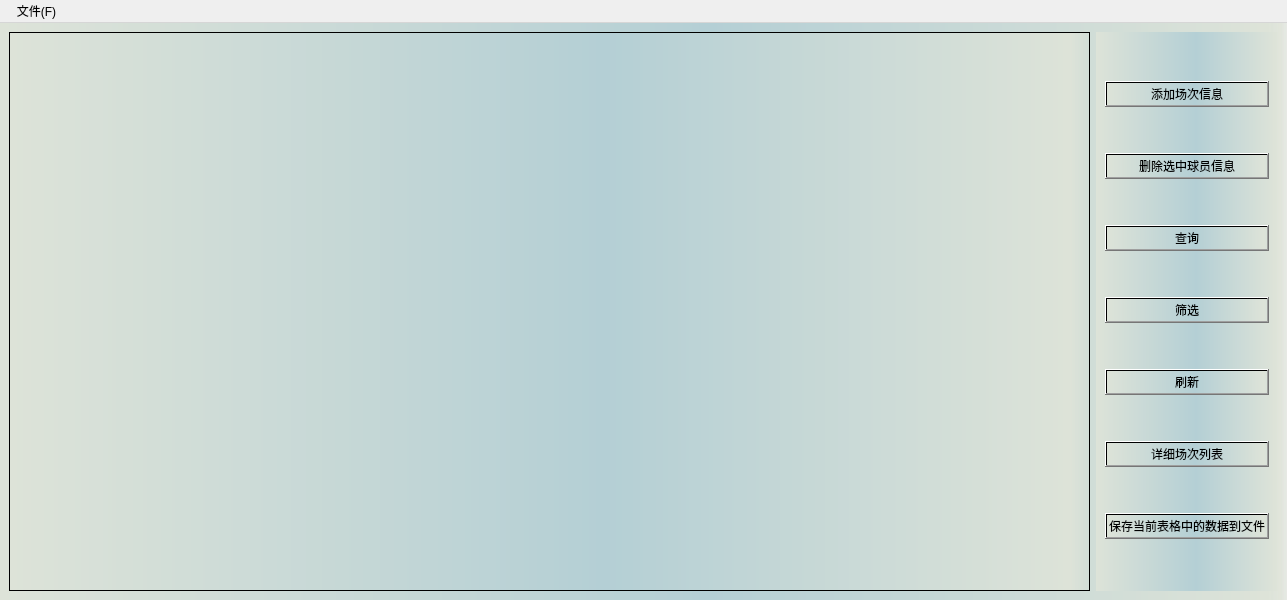
<?xml version="1.0" encoding="UTF-8"?>
<ui version="4.0">
 <class>MainWindow</class>
 <widget class="QMainWindow" name="MainWindow">
  <property name="geometry">
   <rect>
    <x>0</x>
    <y>0</y>
    <width>1287</width>
    <height>600</height>
   </rect>
  </property>
  <property name="windowTitle">
   <string>MainWindow</string>
  </property>
  <property name="windowIcon">
   <iconset resource="resouse.qrc">
    <normaloff>:/icon.jpg</normaloff>:/icon.jpg</iconset>
  </property>
  <widget class="QWidget" name="centralwidget">
   <layout class="QHBoxLayout" name="horizontalLayout_5">
    <property name="spacing">
     <number>0</number>
    </property>
    <property name="leftMargin">
     <number>0</number>
    </property>
    <property name="topMargin">
     <number>0</number>
    </property>
    <property name="rightMargin">
     <number>0</number>
    </property>
    <property name="bottomMargin">
     <number>0</number>
    </property>
    <item>
     <widget class="QStackedWidget" name="stackedWidget">
      <property name="styleSheet">
       <string notr="true">background-color:qlineargradient(spread:pad, x1:0, y1:0, x2:1, y2:0, stop:0 rgba(221, 227, 216, 255), stop:0.55 rgba(180, 207, 213, 255), stop:0.98 rgba(221, 227, 216, 255), stop:1 rgba(180, 207, 213, 0))</string>
      </property>
      <property name="currentIndex">
       <number>0</number>
      </property>
      <widget class="QWidget" name="page">
       <layout class="QHBoxLayout" name="horizontalLayout_3">
        <property name="spacing">
         <number>0</number>
        </property>
        <property name="leftMargin">
         <number>0</number>
        </property>
        <property name="topMargin">
         <number>0</number>
        </property>
        <property name="rightMargin">
         <number>0</number>
        </property>
        <property name="bottomMargin">
         <number>0</number>
        </property>
        <item>
         <widget class="QWidget" name="widget" native="true">
          <layout class="QHBoxLayout" name="horizontalLayout">
           <item>
            <widget class="QTableView" name="tableView"/>
           </item>
           <item>
            <widget class="QWidget" name="widget_2" native="true">
             <layout class="QVBoxLayout" name="verticalLayout">
              <item>
               <widget class="QPushButton" name="pushButton">
                <property name="text">
                 <string>添加场次信息</string>
                </property>
               </widget>
              </item>
              <item>
               <widget class="QPushButton" name="pushButton_3">
                <property name="text">
                 <string>删除选中球员信息</string>
                </property>
               </widget>
              </item>
              <item>
               <widget class="QPushButton" name="pushButton_4">
                <property name="text">
                 <string>查询</string>
                </property>
               </widget>
              </item>
              <item>
               <widget class="QPushButton" name="pushButton_5">
                <property name="text">
                 <string>筛选</string>
                </property>
               </widget>
              </item>
              <item>
               <widget class="QPushButton" name="pushButton_6">
                <property name="text">
                 <string>刷新</string>
                </property>
               </widget>
              </item>
              <item>
               <widget class="QPushButton" name="pushButton_7">
                <property name="text">
                 <string>详细场次列表</string>
                </property>
               </widget>
              </item>
              <item>
               <widget class="QPushButton" name="pushButton_12">
                <property name="text">
                 <string>保存当前表格中的数据到文件</string>
                </property>
               </widget>
              </item>
             </layout>
            </widget>
           </item>
          </layout>
         </widget>
        </item>
       </layout>
      </widget>
      <widget class="QWidget" name="page_2">
       <layout class="QHBoxLayout" name="horizontalLayout_4">
        <property name="spacing">
         <number>0</number>
        </property>
        <property name="leftMargin">
         <number>0</number>
        </property>
        <property name="topMargin">
         <number>0</number>
        </property>
        <property name="rightMargin">
         <number>0</number>
        </property>
        <property name="bottomMargin">
         <number>0</number>
        </property>
        <item>
         <widget class="QWidget" name="widget_3" native="true">
          <layout class="QHBoxLayout" name="horizontalLayout_2">
           <item>
            <widget class="QTableView" name="tableView_2"/>
           </item>
           <item>
            <widget class="QWidget" name="widget_4" native="true">
             <layout class="QVBoxLayout" name="verticalLayout_2">
              <item>
               <widget class="QPushButton" name="pushButton_8">
                <property name="text">
                 <string>添加场次信息</string>
                </property>
               </widget>
              </item>
              <item>
               <widget class="QPushButton" name="pushButton_9">
                <property name="text">
                 <string>修改选中场次</string>
                </property>
               </widget>
              </item>
              <item>
               <widget class="QPushButton" name="pushButton_10">
                <property name="text">
                 <string>删除选中场次</string>
                </property>
               </widget>
              </item>
              <item>
               <widget class="QPushButton" name="pushButton_11">
                <property name="text">
                 <string>查询场次信息</string>
                </property>
               </widget>
              </item>
              <item>
               <widget class="QPushButton" name="pushButton_13">
                <property name="text">
                 <string>刷新场次信息</string>
                </property>
               </widget>
              </item>
              <item>
               <widget class="QPushButton" name="pushButton_2">
                <property name="text">
                 <string>球员信息表</string>
                </property>
               </widget>
              </item>
             </layout>
            </widget>
           </item>
          </layout>
         </widget>
        </item>
       </layout>
      </widget>
     </widget>
    </item>
   </layout>
  </widget>
  <widget class="QMenuBar" name="menubar">
   <property name="geometry">
    <rect>
     <x>0</x>
     <y>0</y>
     <width>1287</width>
     <height>21</height>
    </rect>
   </property>
   <widget class="QMenu" name="menu">
    <property name="title">
     <string>  文件(F)  </string>
    </property>
    <addaction name="action"/>
    <addaction name="separator"/>
    <addaction name="action_2"/>
    <addaction name="action_3"/>
    <addaction name="action_4"/>
   </widget>
   <addaction name="menu"/>
  </widget>
  <action name="action">
   <property name="icon">
    <iconset resource="resouse.qrc">
     <normaloff>:/res/readFromFile.jpg</normaloff>:/res/readFromFile.jpg</iconset>
   </property>
   <property name="text">
    <string>打开球员信息存储文件</string>
   </property>
  </action>
  <action name="action_2">
   <property name="icon">
    <iconset resource="resouse.qrc">
     <normaloff>:/res/readFromFile.jpg</normaloff>:/res/readFromFile.jpg</iconset>
   </property>
   <property name="text">
    <string>打开场次信息存储文件</string>
   </property>
  </action>
  <action name="action_3">
   <property name="icon">
    <iconset resource="resouse.qrc">
     <normaloff>:/res/write2File.png</normaloff>:/res/write2File.png</iconset>
   </property>
   <property name="text">
    <string>导出数据</string>
   </property>
  </action>
  <action name="action_4">
   <property name="icon">
    <iconset resource="resouse.qrc">
     <normaloff>:/res/readFromFile.jpg</normaloff>:/res/readFromFile.jpg</iconset>
   </property>
   <property name="text">
    <string>导入数据</string>
   </property>
  </action>
 </widget>
 <resources>
  <include location="resouse.qrc"/>
 </resources>
 <connections/>
</ui>
